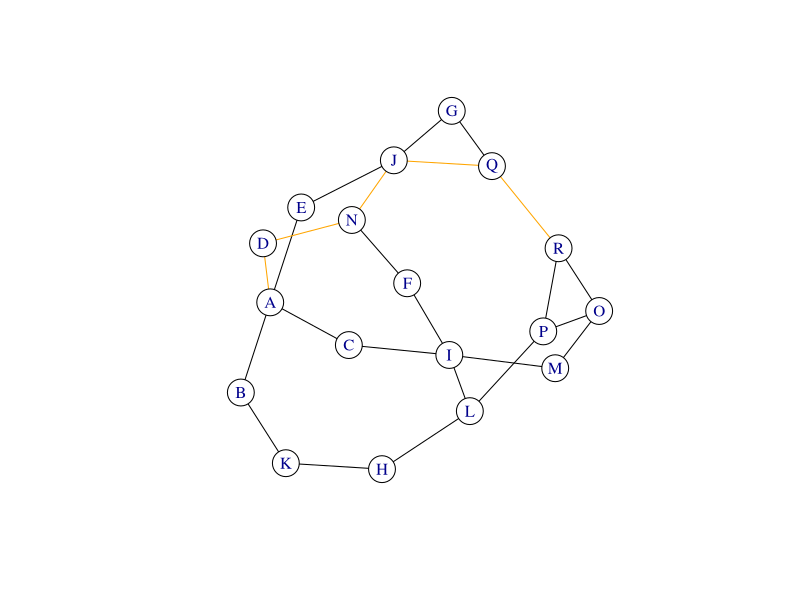

This chart was generated by the following R code:
library(igraph)
node_heuristic<-c(240,186,182,163,170,150,165,139,120,130,122,104,100,77,72,65,65,0)
names(node_heuristic)<-c('A','B','C','D','E','F','G','H','I','J','K','L','M','N','O','P','Q','R')

graph_1<-graph(edges=c('A','B','A','C','A','D','A','E','B','K','C','I','D','N','E','J','K','H','I','L','I','M','I','F','N','F','N','J','J','Q','J','G','H','L','L','P','M','O','Q','R','Q','G','P','R','P','O','O','R'),directed=F)
#E(graph_1)$weight<-c(73,64,89,104,83,64,89,40,35,28,20,31,84,53,80,35,36,63,50,65,113,65,41,72)

# node_heuristic<-c(223,222,166,192,165,136,122,111,100,60,32,102,0)
# names(node_heuristic)<-c('A','B','C','D','E','F','G','H','I','J','K','L','M')
# 
# graph_1<-graph(edges = c('A','B','A','C','B','D','C','D','C','F','C','L','D','E','F','J','F','K','L','M','E','G','J','I','J','K','K','M','G','H','I','H'),directed = F)

start_node<-'A'
goal<-'R'

V(graph_1)$color<-"white"
E(graph_1)$color<-"black"

open<-c()
open[start_node]<-node_heuristic[start_node]
closed<-c()
path<-c()
link<-c()
flag<-FALSE
while(TRUE){
  if(length(open)==0){
    break
  }
  n<-names(open)[1]
  if(n==goal){
    path<-c(path,n)
    flag<-TRUE
    break
  }
  closed<-c(closed,open[1])
  open<-open[-1]
  adj<-adjacent_vertices(graph_1,n)
  for(i in 1:length(adj[[1]])){
    if(adj[[1]][i]$name %in% names(open) || adj[[1]][i]$name %in% names(closed)){
      next
    }
    open[adj[[1]][i]$name]<-node_heuristic[adj[[1]][i]$name]
    link[adj[[1]][i]$name]<-n
  }
  ordered_open<-order(as.numeric(open))
  open<-open[ordered_open]
  print(closed)
  path<-c(path,n)
}

if(flag){
  print(path)
  for(i in 2:length(path)){
    ei <- get.edge.ids(graph_1, c(path[i],link[path[i]]))
    E(graph_1)[ei]$color<-'orange'
  }
  plot(graph_1)
}else{
  print("path not found")
}

